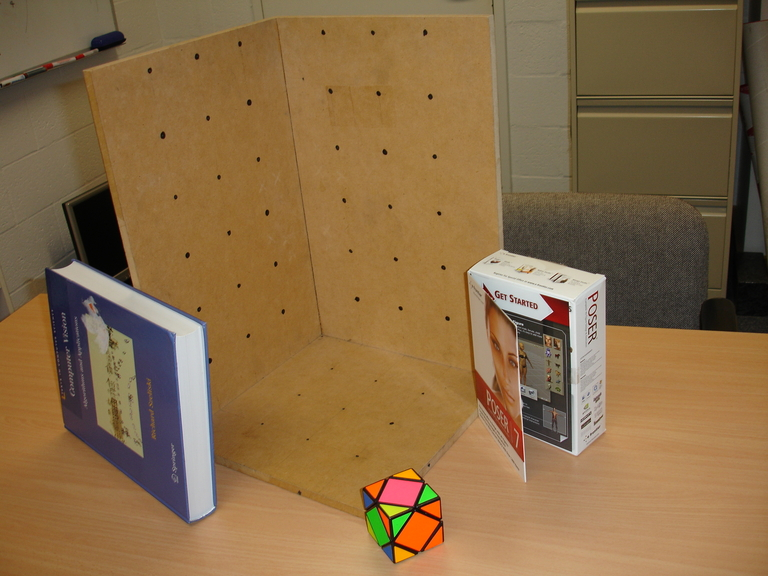
#> input picture Camera-Calibration-Homography-estimation-master/stereo2012a.jpg, 768 x 576 px
$ python calibrate.py
#> lines starting #> are read from the running program, lines starting #| are printed output that depends on the picture; long printed decimals are rounded
### Camera-Calibration-Homography-estimation-master/vgg_KR_from_P.py
# -*- coding: utf-8 -*-
'''
%VGG_KR_FROM_P Extract K, R from camera matrix.
%
%    [K,R,t] = VGG_KR_FROM_P(P [,noscale]) finds K, R, t such that P = K*R*[eye(3) -t].
%    It is det(R)==1.
%    K is scaled so that K(3,3)==1 and K(1,1)>0. Optional parameter noscale prevents this.
%
%    Works also generally for any P of size N-by-(N+1).
%    Works also for P of size N-by-N, then t is not computed.

% original Author: Andrew Fitzgibbon <awf@robots.ox.ac.uk> and awf
% Date: 15 May 98

% Modified by Shu.
% Date: 8 May 20
'''
import numpy as np

def vgg_rq(S):
    S = S.T
    [Q,U] = np.linalg.qr(S[::-1,::-1], mode='complete')

    Q = Q.T
    Q = Q[::-1, ::-1]
    U = U.T
    U = U[::-1, ::-1]
    if np.linalg.det(Q)<0:
        U[:,0] = -U[:,0]
        Q[0,:] = -Q[0,:]
    return U,Q


def vgg_KR_from_P(P, noscale = True):
    N = P.shape[0]
    H = P[:,0:N]
    print(N,'|', H)
    [K,R] = vgg_rq(H)
    if noscale:
        K = K / K[N-1,N-1]
        if K[0,0] < 0:
            D = np.diag([-1, -1, np.ones([1,N-2])]);
            K = K @ D
            R = D @ R

            test = K*R;
            assert (test/test[0,0] - H/H[0,0]).all() <= 1e-07

    t = np.linalg.inv(-P[:,0:N]) @ P[:,-1]
    return K, R, t

### Camera-Calibration-Homography-estimation-master/normalization.py
import numpy as np
def normalization(arr):
    if arr.shape[1]==3:
        xm,ym,zm = np.mean(arr,0)
        std = np.std(arr)
        sq3 = np.sqrt(3)
        u = np.array([[sq3/std,0,0,-sq3*xm/std],
                      [0,sq3/std,0,-sq3*ym/std],
                      [0,0,sq3/std,-sq3*zm/std],
                      [0,0,0,1]])

        arr = np.concatenate((arr.T,np.ones((1,arr.shape[0]))))
        normarr = (u@arr)[0:3].T
        return u,normarr
    else:
        xm,ym=np.mean(arr,0)
        std = np.std(arr)
        sq2 = np.sqrt(2)
        u = np.array([[sq2/std,0,-sq2*xm/std],
                      [0,sq2/std,-sq2*ym/std],
                      [0,0,1]])

        arr = arr = np.concatenate((arr.T,np.ones((1,arr.shape[0]))))
        normarr = (u@arr)[0:2].T
        return u,normarr

### Camera-Calibration-Homography-estimation-master/calibrate.py
# -*- coding: utf-8 -*-
# CLAB3
import numpy as np
from PIL import Image
from normalization import normalization
import matplotlib.pyplot as plt
import cv2
from vgg_KR_from_P import vgg_KR_from_P
I = Image.open('stereo2012a.jpg');
#> I is the input picture: PIL image 768x576 RGB; mean R, G, B 136.6, 107.2, 69.9
#> (reads Camera-Calibration-Homography-estimation-master/uv1.npy from the repository)
#> (reads Camera-Calibration-Homography-estimation-master/xyz1.npy from the repository)

#plt.imshow(I)
#uv = plt.ginput(6) # Graphical user interface to get 6 points

#####################################################################
def calibrate(im, xyz, uv):
    #Normalizing the model coordinates
    trw,xyzn = normalization(xyz)

    #Normalizing the image coordinates
    tri,uvn = normalization(uv)

    #Creating the assembly matrix
    A = []
    for i in range(6):
        x, y, z = xyzn[i, 0], xyzn[i, 1], xyzn[i, 2]
        u, v = uvn[i, 0], uvn[i, 1]
        A.append( [x, y, z, 1, 0, 0, 0, 0, -u * x, -u * y, -u * z, -u] )
        A.append( [0, 0, 0, 0, x, y, z, 1, -v * x, -v * y, -v * z, -v] )

    A = np.asarray(A)
    U, S, V = np.linalg.svd(A)

    #
    C = V[-1, :] / V[-1, -1]
    C = C.reshape(3,4)

    #Denormalization step
    C = np.dot( np.dot( np.linalg.pinv(tri), C), trw)
    C = C / C[-1, -1]

    uv2 = np.dot( C, np.concatenate( (xyz.T, np.ones((1, xyz.shape[0]))) ) )
    uv2 = uv2 / uv2[2, :]
    uv2 = uv2.T
    uv2 = uv2[:,0:2]
    err = np.sqrt(np.mean(np.sum((uv2 - uv)**2, 1)))
    print('Mean Squared Error -',err)
    fig = plt.figure()
    fig.suptitle('Calibration output')
    plt.imshow(im)

    for i in uv:
        plt.scatter(i[0],i[1],marker = 'o',color='red')

    for i in uv2:
        plt.scatter(i[0],i[1],marker = 'x',color='blue')
    plt.axis('off')

    return C


############################################################################
def homography(u2Trans, v2Trans, uBase, vBase):
    #normalizing coordinates
    tr1,uvbnorm = normalization(np.vstack((uBase,vBase)).T)
    tr2,uvtnorm = normalization(np.vstack((u2Trans,v2Trans)).T)

    #creating the assembly matrix
    A = []
    for i in range(6):
        uo,vo = uvbnorm[i,0],uvbnorm[i,1]
        ut,vt = uvtnorm[i,0],uvtnorm[i,1]
        A.append([0, 0, 0, -ut, -vt, -1, vo * ut, vo * vt, vo])
        A.append([ut, vt, 1, 0, 0, 0, -uo * ut, -uo * vt, -uo])
    A = np.asarray(A)
    U, S, V = np.linalg.svd(A)
    L = V[-1, :] / V[-1, -1]
    H = L.reshape(3,3)
    H = np.dot( np.dot( np.linalg.pinv(tr1), H ), tr2)
    H = H / H[-1, -1]

    return H


############################################################################
def rq(A):
    # RQ factorisation

    [q,r] = np.linalg.qr(A.T)   # numpy has QR decomposition, here we can do it
                                # with Q: orthonormal and R: upper triangle. Apply QR
                                # for the A-transpose, then A = (qr).T = r.T@q.T = RQ
    R = r.T
    Q = q.T
    return R,Q

uv = np.load('uv1.npy')
xyz = np.load('xyz1.npy')

C = calibrate(I,xyz,uv)
#> C = [[4.57, -2.39, -5.81, 321.6], [0.641, -7.63, 1.78, 329.1], [-0.00297, -0.00462, -0.00504, 1]]
K, R, t = vgg_KR_from_P(C)
#> in vgg_KR_from_P, `H = P[:,0:N]`: H = [[4.57, -2.39, -5.81], [0.641, -7.63, 1.78], [-0.00297, -0.00462, -0.00504]]
#| 3 | [[ 4.56889989e+00 -2.39437337e+00 -5.81497332e+00]
#|  [ 6.41061866e-01 -7.62678933e+00  1.77896792e+00]
#|  [-2.96940931e-03 -4.61546934e-03 -5.03664175e-03]]
#> in vgg_rq, `S = S.T`: S = [[4.57, 0.641, -0.00297], [-2.39, -7.63, -0.00462], [-5.81, 1.78, -0.00504]]
#> in vgg_rq, `[Q,U] = np.linalg.qr(S[::-1,::-1], mode='complete')`: Q = [[-0.676, 0.558, -0.481], [-0.62, -0.784, -0.0386], [-0.399, 0.272, 0.876]]; U = [[0.00745, 3.27, 3.59], [0, 7.15, -0.126], [0, 0, 6.89]]
#> in vgg_rq, `Q = Q.T`: Q = [[-0.676, -0.62, -0.399], [0.558, -0.784, 0.272], [-0.481, -0.0386, 0.876]]
#> in vgg_rq, `Q = Q[::-1, ::-1]`: Q = [[0.876, -0.0386, -0.481], [0.272, -0.784, 0.558], [-0.399, -0.62, -0.676]]
#> in vgg_rq, `U = U.T`: U = [[0.00745, 0, 0], [3.27, 7.15, 0], [3.59, -0.126, 6.89]]
#> in vgg_rq, `U = U[::-1, ::-1]`: U = [[6.89, -0.126, 3.59], [0, 7.15, 3.27], [0, 0, 0.00745]]
#> in vgg_KR_from_P, `[K,R] = vgg_rq(H)`: K has the same summary as U in vgg_rq; R has the same summary as Q in vgg_rq
#> in vgg_KR_from_P, `K = K / K[N-1,N-1]`: K = [[925.1, -16.85, 482.5], [0, 959.4, 438.6], [0, 0, 1]]
#> in vgg_KR_from_P, `t = np.linalg.inv(-P[:,0:N]) @ P[:,-1]`: t = [78.38, 70.26, 87.95]
#> R has the same summary as Q in vgg_rq; t = [78.38, 70.26, 87.95]
print('K = ',K)
#| K =  [[925.118 -16.849 482.488 ]
#|  [  0.         959.355  438.613]
#|  [  0.           0.           1.        ]]
print('R = ',R)
#| R =  [[ 0.8759 -0.03858 -0.481]
#|  [ 0.272 -0.784   0.5581]
#|  [-0.3986 -0.6196 -0.6761 ]]
print('t = ',t)
#| t =  [78.377 70.258 87.954]
'''
uvtrans = np.load('uvtrans.npy')
uvbase = np.load('uvbase.npy')
uT = uv1[:,0]
vT = uv1[:,1]
uB = uv2[:,0]
vB = uv2[:,1]

homography_matrix = homography(uT,vT,uB,vB)

I1 = np.array(I1)
warped_image = cv2.warpPerspective(I1,homographymatrix,(I1.shape[1],I1.shape[0]))
plt.imshow(warped_image)

for i in uvbase:
    plt.scatter(i[0],i[1],marker='x',color='red')
plt.axis('off')
plt.show()
'''
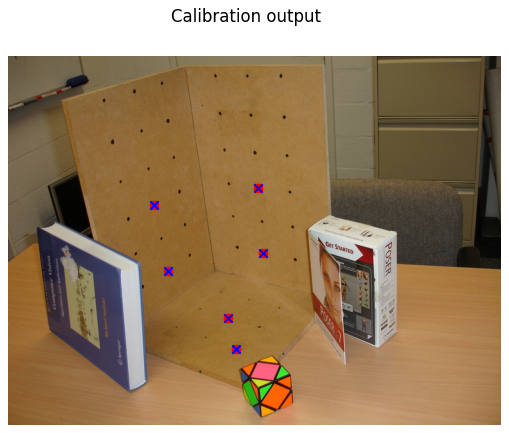
#> figure drawn by matplotlib, 1 panel
